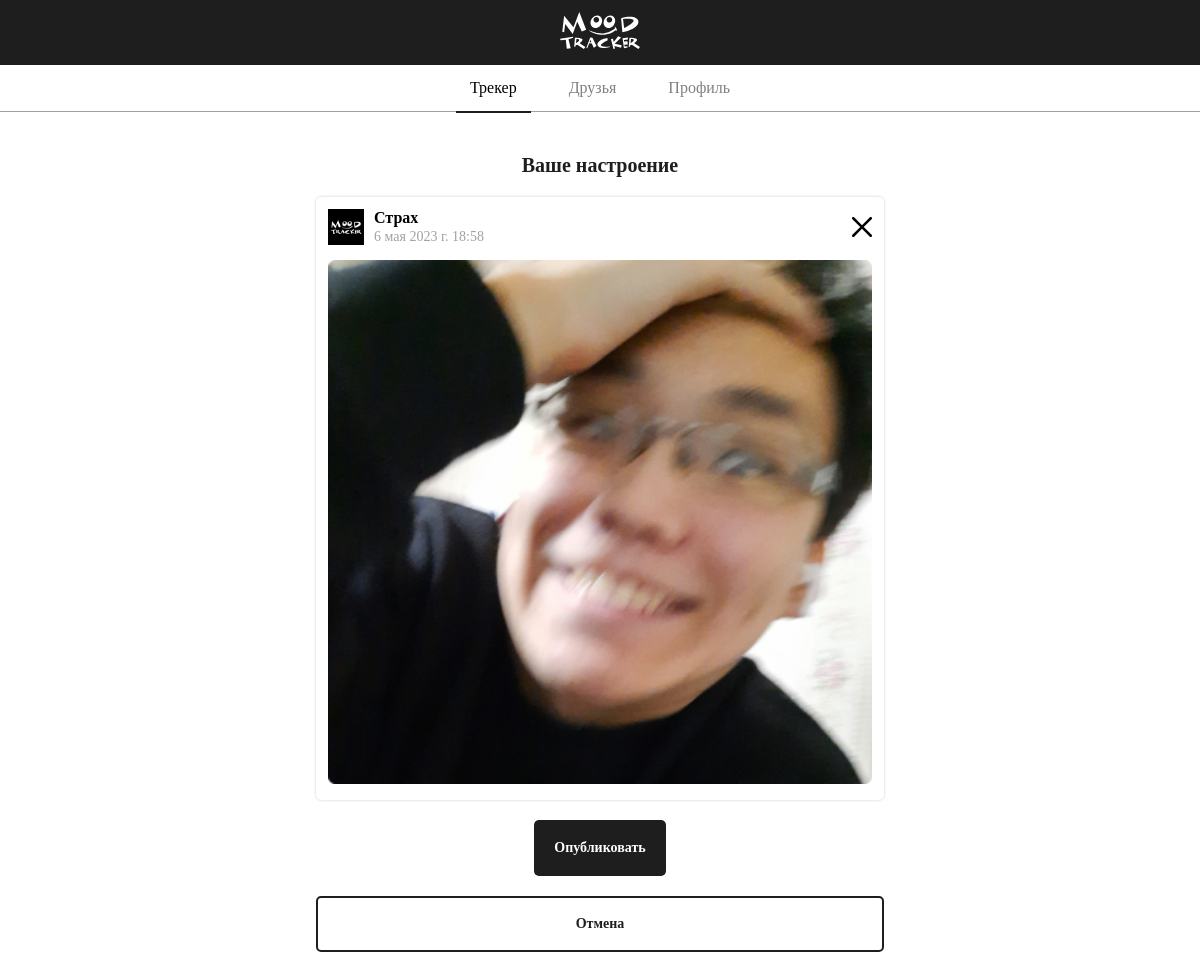
The page /post_publishing/21 (signed in) on the database its author committed.
### moodtracker/models.py (models this page shows, shortened)
class User(AbstractBaseUser, PermissionsMixin):
    username = None
    login = models.CharField(max_length=255, unique=True)
    is_active = models.BooleanField(default=True)
    date_create = models.DateTimeField(auto_now_add=True)
    first_name = models.CharField(max_length=255)
    last_name = models.CharField(max_length=255)
    unique_id = ShortUUIDField(
        length=5,
        max_length=5,
        alphabet="123456789",
        unique=True
    )
    avatar = models.FileField(upload_to='user/', default='user/default_image.png')
    objects = UserManager()
    USERNAME_FIELD = 'login'
    REQUIRED_FIELDS = []

class Tracker(models.Model):
    image = models.FileField(upload_to='tracker/')
    mood = models.CharField(max_length=255, blank=True, null=True)
    date_create = models.DateTimeField(auto_now_add=True)
    user = models.ForeignKey(User, on_delete=models.CASCADE)

### moodtracker/views.py (the view)
# urls.py: path('post_publishing/<int:id>', post_publishing_view, name="post_publishing"),
@login_required(login_url='login')
def post_publishing_view(request, id):
    try:
        tracker = Tracker.objects.get(id=id)
        return render(request, 'post_publishing.html', locals())
    except Tracker.DoesNotExist:
        return HttpResponseRedirect(reverse('tracker'))

### templates/post_publishing.html (shortened to what this page needs)
<!DOCTYPE html>
<html lang="en">
<head>
	{% load static %}
	<link rel="stylesheet" href="{% static '/styles/base.css' %}">
</head>
<body>
<header>
	<div class="header-top">
		<div class="logo">
			<img class="logo-header svg-white" src="{% static 'img/logo_moodtracker_white.svg' %}" alt="logo">
		</div>
	</div>
	<div class="header-bottom">
		<nav>
			<ul>
				<li>
					<a href="{% url 'tracker' %}" style="color: black">Трекер</a>
					<hr class="ref-underline">
				</li>
				<li><a href="{% url 'friends' %}">Друзья</a></li>
				<li><a href="{% url 'profile' %}">Профиль</a></li>
			</ul>
		</nav>
	</div>
</header>
<div class="container">
	<div class="content-block">
		<h2>Ваше настроение</h2>
		<div class="post">
			<div class="post-header space-between">
				<div class="post-info-group">
					<img class="icon-smile" src="{{ request.user.avatar.url }}"
					     alt="fear_smile_icon">
					<div class="left-aligned-text">
						<h4>{{ tracker.mood }}</h4>
						<p class="minor-text">{{ tracker.date_create }}</p>
					</div>
				</div>
				<button type="button" class="icon-button">
					<img class="icon" src="{% static 'img/cross_black.svg' %}"
					     alt="remove_icon">
				</button>
			</div>
			<img class="post-image" src="{{ tracker.image.url }}" alt="post_image">
		</div>
		<a href="{% url 'tracker' %}">
			<button type="button" class="button primary-button">
				<span>Опубликовать</span>
			</button>
		</a>
		<a href="{% url 'delete_tracker' tracker.id %}" style="display: block; width: 100%">
			<button type="button" class="secondary-button">Отмена</button>
		</a>
	</div>
</div>
</body>
</html>

### static/styles/base.css (style rules this page uses)
* { padding: 0; margin: 0; }
*, *:before, *:after { box-sizing: border-box; font-family: Montserrat; }
body { background-color: #fff; background-size: cover; background-attachment: fixed; font-family: Montserrat; font-weight: 400; display: flex; flex-direction: column; align-items: center; }
.container { max-width: 600px; width: 100%; position: relative; display: flex; flex-direction: column; align-items: center; height: 100%; padding: 42px 16px; }
.logo-header { width: 80px; }
button { max-width: 600px; width: 100%; height: 56px; display: flex; justify-content: center; align-items: center; text-align: center; padding: 10px 20px; border-radius: 5px; border: none; background-color: #1E1E1E; color: #fff; font-family: Montserrat; font-size: 14px; font-weight: 700; cursor: pointer; }
h2 { text-align: center; font-size: 20px; color: #1E1E1E; }
a { text-decoration: none; }
hr { margin: 20px 0; border: 1px solid #a1a1a1; }
.minor-text { color: #a1a1a1; font-size: 14px; }
.secondary-button { border: 2px solid #1E1E1E; background-color: transparent; color: #1E1E1E; }
header { display: block; width: 100%; border-bottom: 1px solid #a1a1a1; }
.header-top { background-color: #1E1E1E; display: flex; justify-content: center; align-items: center; padding: 12px 0; }
.logo img { max-width: 200px; }
.header-bottom { color: gray; background-color: #fff; text-align: center; padding: 0; }
.header-bottom a { color: gray; font-weight: 500; }
nav ul { list-style: none; margin: 0; padding: 0; }
nav li { position: relative; display: inline-block; margin: 0 10px; height: 100%; }
nav a { display: block; text-decoration: none; color: #fff; font-weight: bold; padding: 14px; border-radius: 5px; }
.ref-underline { margin: 0; position: absolute; border: solid 1px #1E1E1E; bottom: initial; width: 100%; }
.content-block { position: relative; display: flex; flex-direction: column; justify-content: center; align-items: center; width: 100%; }
.content-block > *:not(:first-child) { margin-top: 20px; }
.icon { width: 20px; }
.space-between { display: flex; justify-content: space-between; }
.post { width: 100%; border-radius: 5px; box-shadow: 0px 0px 3px rgba(0, 0, 0, 0.2); padding: 12px; }
.post-header { height: auto; }
.post-info-group { width: auto; display: flex; align-items: center; }
.post-info-group > *:not(:first-child) { margin-left: 10px; }
.left-aligned-text > *:not(:first-child) { margin-top: 2px; }
.icon-smile { width: 36px; }
.icon-button { height: auto; width: auto; background-color: transparent; padding: 0; }
.post-image { width: 100%; border-radius: 5px; margin-top: 15px; }

### rows shown on the page
User: user.avatar (placeholder picture)
Tracker: mood "Страх", date_create "6 мая 2023 г. 18:58", image (picture)
